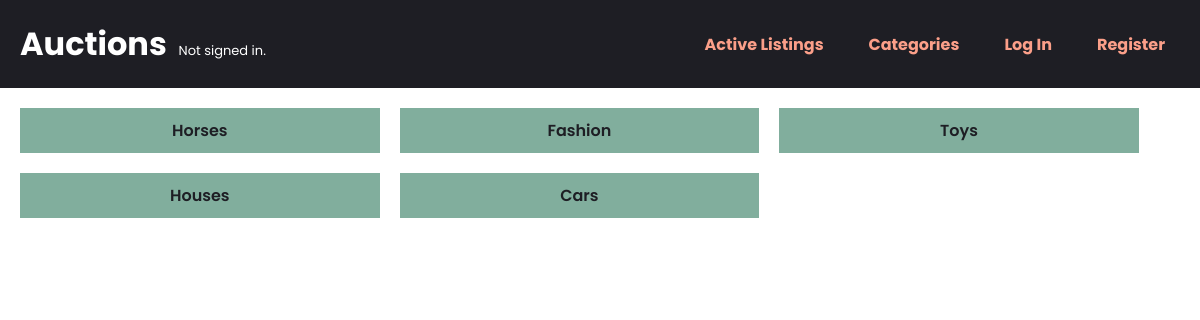
The page /categories on the database its author committed.
### auctions/models.py (models this page shows)
class Category(models.Model):
    name = models.CharField(max_length=24)

### auctions/views.py (the view)
# urls.py: path("categories", views.categories_view, name="categories"),
def categories_view(request):
    categories = Category.objects.all()
    return render(request, "auctions/categories.html", {
        "categories": categories
    })

### auctions/templates/auctions/categories.html (shortened to what this page needs)
{% extends 'auctions/layout.html'%}
{% block body %}
    <div class="page-container">
        <ul class="categories-container">
            {% for category in categories %}
            <li class="category"><a href="categories/{{ category.name }}">{{ category.name }}</a></li>
            {% endfor %}
        </ul>
    </div>
{% endblock %}

### auctions/static/auctions/styles.css (style rules this page uses)
* { padding: 0; margin: 0; box-sizing: border-box; font-family: 'Poppins', sans-serif; }
ul { list-style-type: none; }
a { text-decoration: none; }
li a { color: #FB9F89; padding: 10px; }
.page-container { margin: 20px; }
.categories-container { display: flex; gap: 20px; flex-wrap: wrap; }
.category { background-color: #81AE9D; flex: 0 0 31%; }
.category a { display: block; color: #1E1E24; text-align: center; font-weight: 600; }

### rows shown on the page
Category: name "Horses"
Category: name "Fashion"
Category: name "Toys"
Category: name "Houses"
Category: name "Cars"
